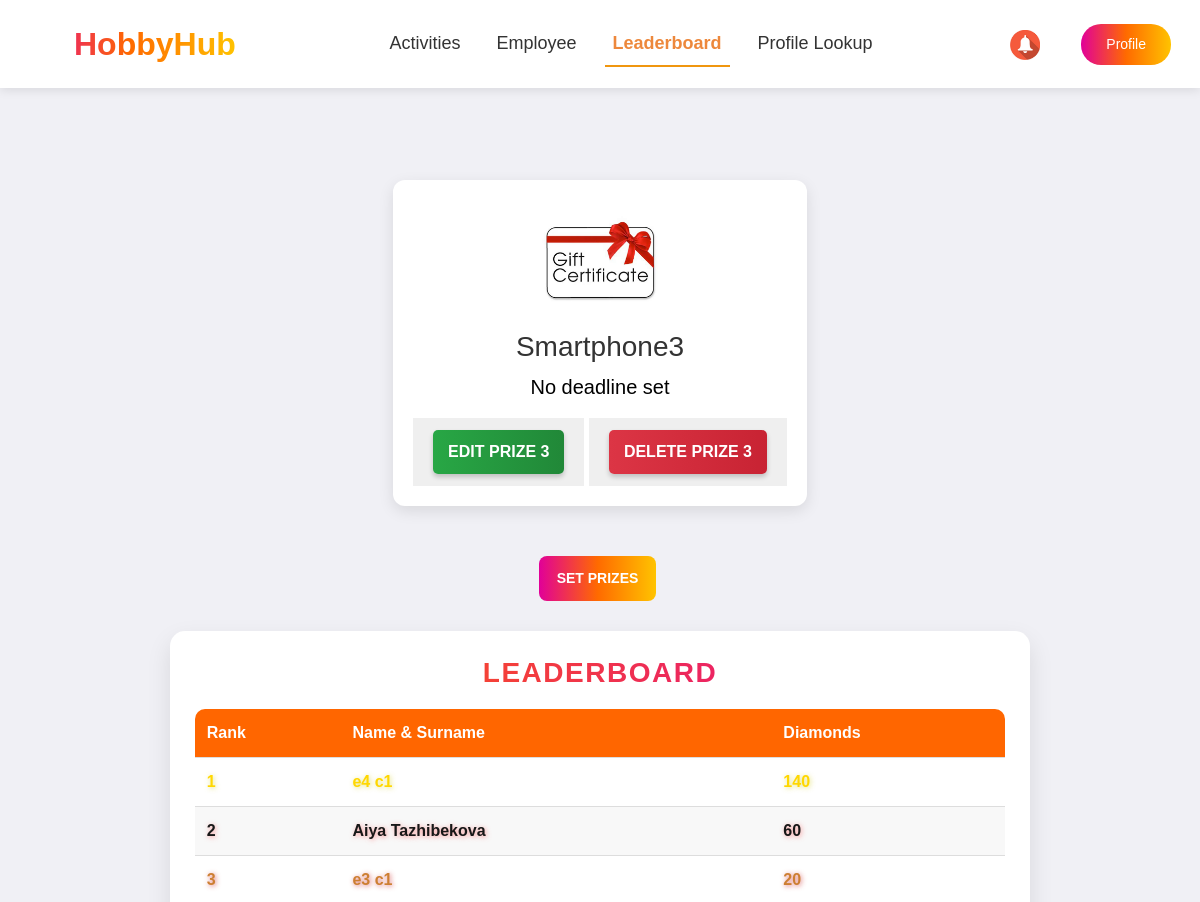
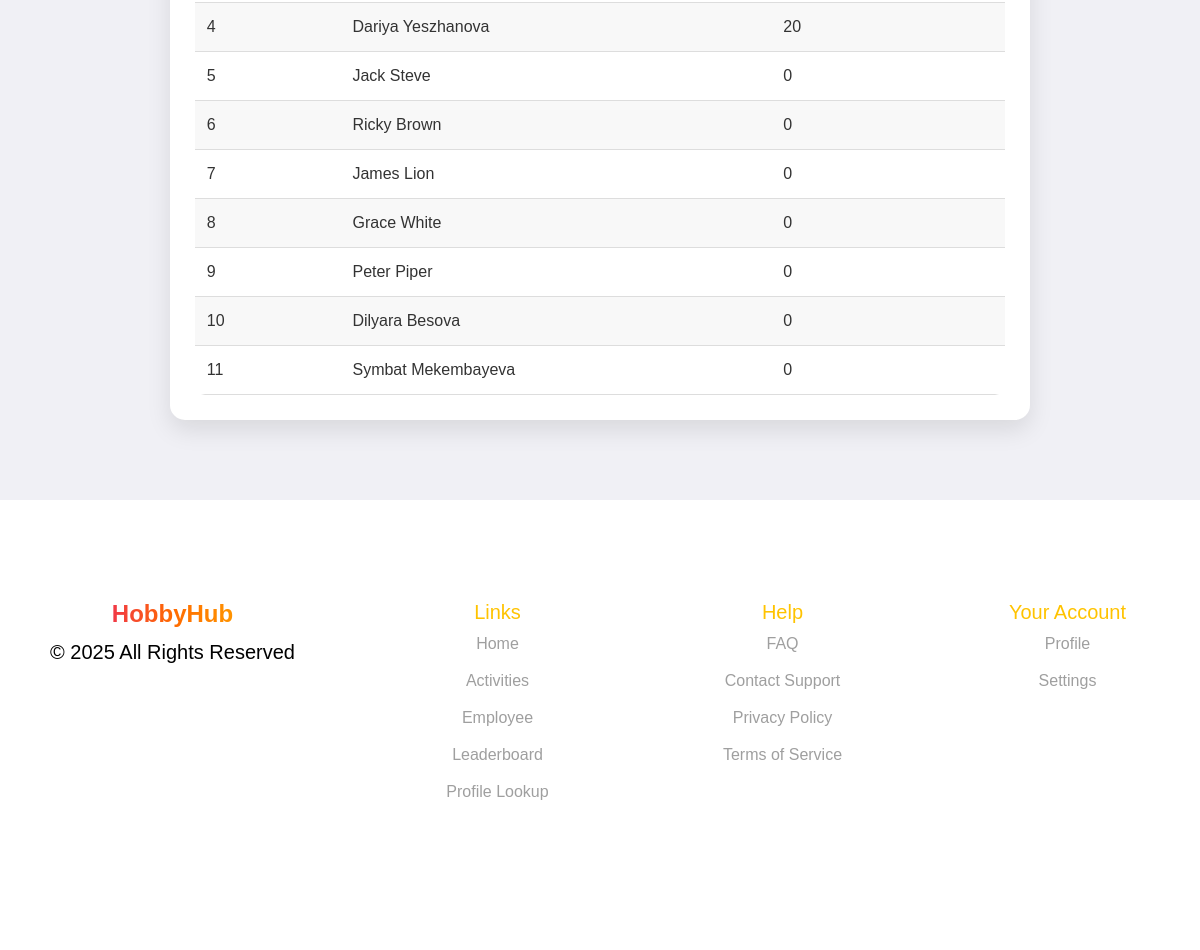
Page /leaderboard_show/ (signed in) on the committed database (2 pictures, top to bottom).
### events/models.py (models this page shows, shortened)
class Prize(models.Model):
    name = models.CharField(max_length=255, verbose_name="Prize Name")
    description = models.TextField(verbose_name="Prize Description")
    image = models.ImageField(upload_to='prizes/', null=True, blank=True, verbose_name="Prize Image")
    rank = models.IntegerField(verbose_name="Rank")
    company = models.ForeignKey('Company', on_delete=models.CASCADE, verbose_name="Company")
    deadline = models.DateField(null=True, blank=True)
    class Meta:
        constraints = [
            models.UniqueConstraint(
                fields=['rank', 'company'],
                name='unique_rank_per_company'
            )
        ]

class Employee(models.Model):
    nickname = models.CharField(max_length=100, primary_key=True, verbose_name="Nickname")
    name = models.CharField(max_length=255, verbose_name="Name")
    last_name = models.CharField(max_length=255, verbose_name="Last Name")
    number = models.CharField(max_length=20, verbose_name="Number")
    join_date = models.DateField(verbose_name="Join Date")
    date_of_birth = models.DateField(null=True, blank=True, verbose_name="Date of Birth")
    receive_sms_notifications = models.BooleanField(default=True, verbose_name="Receive SMS Notifications")
    receive_email_notifications = models.BooleanField(default=True, verbose_name="Receive Email Notifications")
    receive_reminders = models.BooleanField(default=True, verbose_name="Receive Reminders")
    social_id = models.CharField(max_length=255, blank=True, null=True)  # ID из социальной сети
    social_provider = models.CharField(max_length=50, blank=True, null=True)  # Провайдер (Google, Facebook и т.д.)
    company = models.ForeignKey(
        Company,
        to_field='company_id',
        on_delete=models.CASCADE,
        verbose_name="Company"
    )
    gender = models.CharField(max_length=10, choices=[('Male', 'Male'), ('Female', 'Female')], verbose_name="Gender")
    mail = models.EmailField(unique=True, verbose_name="Email")
    password = models.CharField(max_length=255, verbose_name="Password")
    is_approved = models.BooleanField(default=False, verbose_name="Approved")
    profile_photo = models.ImageField(upload_to='profile_photos/', null=True, blank=True, verbose_name="Profile Photo")
    hobbies = models.ManyToManyField(Hobby, blank=True, related_name='employees')
    diamonds = models.IntegerField(default=0, verbose_name="Diamonds")

### events/views.py (the view)
# urls.py: path('leaderboard_show/', leaderboard_show, name="leaderboard_show"),
@role_required("organizer")
def leaderboard_show(request):
    employees = Employee.objects.filter(is_approved=True).order_by('-diamonds')
    if request.session.get("company_id"):
        company_id = request.session["company_id"]
        company = Company.objects.get(id=company_id)
        employees = Employee.objects.filter(company=company, is_approved=True).order_by('-diamonds')
        prizes = Prize.objects.filter(company=company).order_by('rank')
        return render(request, 'leaderboard_show.html', {
            'employees': employees,
            'prizes': prizes,
        })
    else:
        return redirect('sign_in')

### events/views.py (called while the page is built)
def role_required(role):
    def decorator(view_func):
        @wraps(view_func)
        def wrapper(request, *args, **kwargs):
            if role == "employee" and not request.session.get("nickname"):
                return redirect(f"/sign_in/?next={request.get_full_path()}")
            if role == "organizer" and not request.session.get("company_id"):
                return redirect(f"/sign_in/?next={request.get_full_path()}")
            return view_func(request, *args, **kwargs)
        return wrapper
    return decorator

### events/templates/leaderboard_show.html (shortened to what this page needs)
{% extends "organizer_base.html" %}
    {% load static %}
    {% block extra_css %}
        <link rel="stylesheet" href="{% static 'css/organizer-styles.css' %}">
        <link rel="stylesheet" href="{% static 'css/leaderboard.css' %}">
        <link href="https://fonts.cdnfonts.com/css/gilroy-bold" rel="stylesheet">
        <link rel="stylesheet" href="https://cdn.jsdelivr.net/npm/swiper/swiper-bundle.min.css">
    {% endblock %}
    {% block content %}
    <section class="leaderboard">
        <div class="prize-pyramid">
            {% for prize in prizes %}
            <div class="prize prize-{{ prize.rank }}" data-deadline="{{ prize.deadline|date:'Y-m-d' }}">
                <img src="{{ prize.image.url }}" alt="{{ prize.name }}">
                <h3>{{ prize.name }}</h3>
        {% if prize.deadline %}
        <p class="prize-deadline">Deadline: {{ prize.deadline|date:"Y-m-d" }}</p>
    {% else %}
        <p class="prize-deadline">No deadline set</p>
    {% endif %}
            <button type="button" class="edit-prize-custom"
                    data-bs-toggle="modal"
                    data-bs-target="#editPrizeModal"
                    data-prize-id="{{ prize.id }}"
                    data-prize-name="{{ prize.name }}"
                    data-prize-description="{{ prize.description }}"
                    data-prize-rank="{{ prize.rank }}"
                    data-prize-deadline="{{ prize.deadline|date:'Y-m-d' }}"
                    data-prize-image="{{ prize.image.url }}">
                    <span class="edit-prize-shadow"></span>
                    <span class="edit-prize-edge"></span>
                    <span class="edit-prize-front"> Edit Prize {{ prize.rank }}</span>
            </button>
<button type="button" class="delete-prize-custom"
        data-bs-toggle="modal"
        data-bs-target="#deletePrizeModal"
        data-prize-id="{{ prize.id }}">
        <span class="delete-prize-shadow"></span>
        <span class="delete-prize-edge"></span>
        <span class="delete-prize-front">Delete Prize {{ prize.rank }}</span>
</button>
            </div>
            {% endfor %}
        </div>
        <div class="prize_buttons">
            <button type="button" class="btn btn-gradient" data-bs-toggle="modal" data-bs-target="#addPrizeModal">Set Prizes</button>
        </div>
        <div class="leaderboard-container">
            <h2>Leaderboard</h2>
            <table id="leaderboard-table">
                <thead>
                    <tr>
                        <th>Rank</th>
                        <th>Name & Surname</th>
                        <th>Diamonds</th>
                    </tr>
                </thead>
                <tbody>
                    {% for employee in employees %}
                    <tr>
                        <td>{{ forloop.counter }}</td>
                        <td>{{ employee.name }} {{ employee.last_name }}</td>
                        <td>{{ employee.diamonds }} </td>
                    </tr>
                    {% endfor %}
                </tbody>
            </table>
        </div>
    </section>
 {% endblock %}

### events/static/css/organizer-styles.css (style rules this page uses)
body { font-family: 'Gilroy-Medium', sans-serif; background-color: #F5F5F5; }
body h1, h2, h3, h4,h5,h6, header { font-family: 'Gilroy-Bold', sans-serif; }
p { color: #000000; font-weight: 400; font-size: 20px; }
.btn-gradient { background: linear-gradient(90deg, #E10098 0%, #FF6A00 50%, #FFC300 100%); color: white; border-radius: 20px; padding: 10px 25px; font-size: 18px; border: none; cursor: pointer; transition: 0.3s; }
.btn { font-size: 14px; margin-right: 5px; }

### events/static/css/leaderboard.css (style rules this page uses)
body { font-family: 'Gilroy-Medium', sans-serif; text-align: center; background-color: #f0f0f5; color: #333; margin-top: 150px; padding: 0; }
.leaderboard { margin: 80px; display: flex; flex-direction: column; align-items: center; }
.leaderboard-container { margin-top: 30px; width: 90%; background: white; padding: 25px; border-radius: 15px; box-shadow: 0 10px 25px rgba(0, 0, 0, 0.1); }
h2 { font-size: 28px; font-weight: bold; text-transform: uppercase; letter-spacing: 1.5px; background: linear-gradient(90deg, #ff6600, #e10098); -webkit-background-clip: text; -webkit-text-fill-color: transparent; margin-bottom: 20px; }
#leaderboard-table { width: 100%; border-collapse: collapse; background: white; border-radius: 10px; overflow: hidden; }
#leaderboard-table th, #leaderboard-table td { padding: 12px; text-align: left; border-bottom: 1px solid #ddd; }
#leaderboard-table th { background: #ff6600; color: white; font-weight: bold; }
#leaderboard-table tr:nth-child(even) { background: #f8f8f8; }
.prize-pyramid { display: flex; flex-wrap: wrap; justify-content: center; gap: 20px; margin: 30px 0; }
.prize { background: white; padding: 20px; border-radius: 12px; box-shadow: 0 5px 15px rgba(0, 0, 0, 0.1); text-align: center; transition: transform 0.3s ease-in-out; }
.prize img { width: 120px; max-width: 200px; height: auto; margin-bottom: 10px; }
.prize_buttons { display: flex; justify-content: center; gap: 20px; margin-top: 20px; }
.prize_buttons button { padding: 12px 18px; font-size: 14px; font-weight: bold; text-transform: uppercase; border: none; border-radius: 8px; cursor: pointer; transition: transform 0.2s ease; }
.edit-prize-custom { position: relative; display: inline-block; padding: 12px 20px; font-size: 16px; font-weight: bold; text-transform: uppercase; border: none; cursor: pointer; transition: all 0.3s ease; outline: none; overflow: hidden; }
.edit-prize-shadow { position: absolute; top: 5px; left: 5px; width: 100%; height: 100%; background: rgba(0, 0, 0, 0.2); z-index: -1; border-radius: 5px; }
.edit-prize-edge { position: absolute; top: 2px; left: 2px; width: calc(100% - 4px); height: calc(100% - 4px); background: #222; z-index: -1; border-radius: 5px; }
.edit-prize-front { position: relative; display: flex; align-items: center; justify-content: center; background: linear-gradient(to right, #28a745, #218838); color: #fff; padding: 10px 15px; border-radius: 5px; box-shadow: 0 3px 5px rgba(0, 0, 0, 0.2); }
.delete-prize-custom { position: relative; display: inline-block; padding: 12px 20px; font-size: 16px; font-weight: bold; text-transform: uppercase; border: none; cursor: pointer; transition: all 0.3s ease; outline: none; overflow: hidden; }
.delete-prize-shadow { position: absolute; top: 5px; left: 5px; width: 100%; height: 100%; background: rgba(0, 0, 0, 0.2); z-index: -1; border-radius: 5px; }
.delete-prize-edge { position: absolute; top: 2px; left: 2px; width: calc(100% - 4px); height: calc(100% - 4px); background: #222; z-index: -1; border-radius: 5px; }
.delete-prize-front { position: relative; display: flex; align-items: center; justify-content: center; background: linear-gradient(to right, #dc3545, #c82333); color: #fff; padding: 10px 15px; border-radius: 5px; box-shadow: 0 3px 5px rgba(0, 0, 0, 0.2); }
tbody tr:nth-child(1) { color: #FFD700; font-weight: bold; text-shadow: 1px 1px 5px rgba(215, 213, 58, 0.682); }
tbody tr:nth-child(2) { color: #181818; font-weight: bold; text-shadow: 1px 1px 5px rgba(250, 107, 107, 0.7); }
tbody tr:nth-child(3) { color: #CD7F32; font-weight: bold; text-shadow: 1px 1px 5px rgba(205, 50, 50, 0.7); }

### rows in the picture
Prize: image (picture), name "Smartphone3", shows "No deadline set", rank "3"
Employee: name "e4", last_name "c1", diamonds "140"
Employee: name "Aiya", last_name "Tazhibekova", diamonds "60"
Employee: name "e3", last_name "c1", diamonds "20"
Employee: name "Dariya", last_name "Yeszhanova", diamonds "20"
Employee: name "Jack", last_name "Steve", diamonds "0"
Employee: name "Ricky", last_name "Brown", diamonds "0"
Employee: name "James", last_name "Lion", diamonds "0"
Employee: name "Grace", last_name "White", diamonds "0"
Employee: name "Peter", last_name "Piper", diamonds "0"
Employee: name "Dilyara", last_name "Besova", diamonds "0"
Employee: name "Symbat", last_name "Mekembayeva", diamonds "0"
